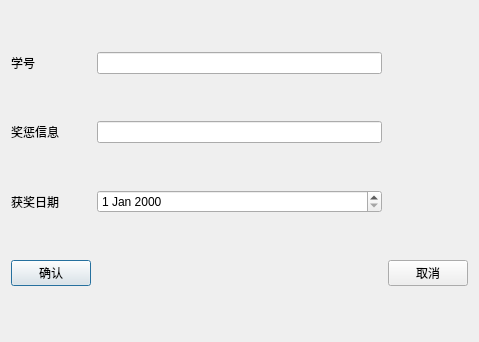
<?xml version="1.0" encoding="UTF-8"?>
<ui version="4.0">
 <class>ad_cell2_addStuPa</class>
 <widget class="QDialog" name="ad_cell2_addStuPa">
  <property name="geometry">
   <rect>
    <x>0</x>
    <y>0</y>
    <width>479</width>
    <height>342</height>
   </rect>
  </property>
  <property name="windowTitle">
   <string>Dialog</string>
  </property>
  <layout class="QGridLayout" name="gridLayout">
   <item row="1" column="0">
    <widget class="QLabel" name="label_2">
     <property name="text">
      <string>奖惩信息</string>
     </property>
    </widget>
   </item>
   <item row="1" column="1">
    <widget class="QLineEdit" name="btn_paInfo"/>
   </item>
   <item row="3" column="0">
    <widget class="QPushButton" name="btn_commit">
     <property name="text">
      <string>确认</string>
     </property>
    </widget>
   </item>
   <item row="0" column="1">
    <widget class="QLineEdit" name="btn_student_id"/>
   </item>
   <item row="0" column="0">
    <widget class="QLabel" name="label">
     <property name="text">
      <string>学号</string>
     </property>
    </widget>
   </item>
   <item row="3" column="2">
    <widget class="QPushButton" name="btn_cancel">
     <property name="text">
      <string>取消</string>
     </property>
    </widget>
   </item>
   <item row="2" column="1">
    <widget class="QDateEdit" name="dateEdit"/>
   </item>
   <item row="2" column="0">
    <widget class="QLabel" name="label_3">
     <property name="text">
      <string>获奖日期</string>
     </property>
    </widget>
   </item>
  </layout>
  <zorder>label</zorder>
  <zorder>btn_student_id</zorder>
  <zorder>btn_commit</zorder>
  <zorder>label_2</zorder>
  <zorder>btn_cancel</zorder>
  <zorder>btn_paInfo</zorder>
  <zorder>label_3</zorder>
  <zorder>dateEdit</zorder>
 </widget>
 <resources/>
 <connections/>
</ui>
